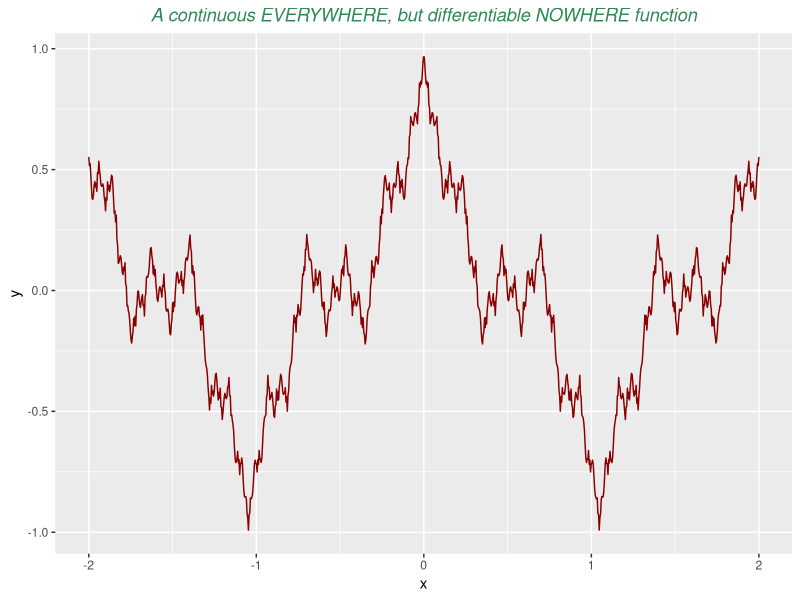

The R script that drew this image:
options(warn=-1)
f<-function(x) {
	z=sum(1/2^(1:100)*cos(3^(1:100)*x),na.rm=T)
	return (z) 
}

x<-seq(-2,2,length=1000)
y=sapply(x, function(x) f(x) )
library(ggplot2)
plt<-ggplot(data.frame(x=x,y=y),aes(x=x,y=y))
plt+geom_line(col="red4")+
	ggtitle("A continuous EVERYWHERE, but differentiable NOWHERE function")+
	theme(
		plot.title=element_text(color="seagreen",face="italic",hjust=0.5)
		)

	
